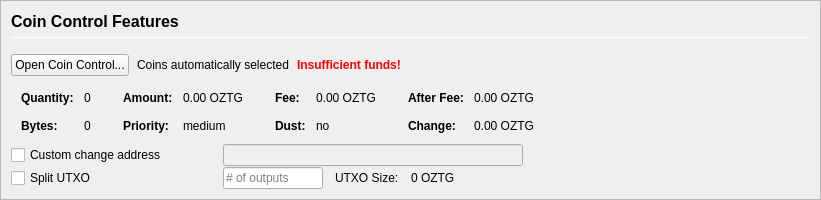
         <widget class="QFrame" name="frameCoinControl">
          <property name="sizePolicy">
           <sizepolicy hsizetype="Expanding" vsizetype="Expanding">
            <horstretch>0</horstretch>
            <verstretch>0</verstretch>
           </sizepolicy>
          </property>
          <property name="maximumSize">
           <size>
            <width>16777215</width>
            <height>16777215</height>
           </size>
          </property>
          <property name="frameShape">
           <enum>QFrame::StyledPanel</enum>
          </property>
          <property name="frameShadow">
           <enum>QFrame::Sunken</enum>
          </property>
          <layout class="QVBoxLayout" name="verticalLayoutCoinControl2">
           <property name="spacing">
            <number>0</number>
           </property>
           <property name="leftMargin">
            <number>0</number>
           </property>
           <property name="topMargin">
            <number>0</number>
           </property>
           <property name="rightMargin">
            <number>0</number>
           </property>
           <property name="bottomMargin">
            <number>0</number>
           </property>
           <item>
            <widget class="QFrame" name="frameCoinControl_BG">
             <layout class="QVBoxLayout" name="verticalLayoutCoinControl" stretch="0,0,0,0,0,0">
              <property name="spacing">
               <number>1</number>
              </property>
              <property name="leftMargin">
               <number>10</number>
              </property>
              <property name="topMargin">
               <number>10</number>
              </property>
              <item>
               <layout class="QHBoxLayout" name="horizontalLayoutCoinControl1">
                <property name="bottomMargin">
                 <number>15</number>
                </property>
                <item>
                 <layout class="QVBoxLayout" name="verticalLayout_3">
                  <property name="spacing">
                   <number>6</number>
                  </property>
                  <item>
                   <widget class="QLabel" name="labelCoinControlFeatures">
                    <property name="sizePolicy">
                     <sizepolicy hsizetype="Preferred" vsizetype="Maximum">
                      <horstretch>0</horstretch>
                      <verstretch>0</verstretch>
                     </sizepolicy>
                    </property>
                    <property name="minimumSize">
                     <size>
                      <width>0</width>
                      <height>20</height>
                     </size>
                    </property>
                    <property name="font">
                     <font>
                      <pointsize>12</pointsize>
                      <weight>75</weight>
                      <bold>true</bold>
                     </font>
                    </property>
                    <property name="styleSheet">
                     <string notr="true">font-weight:bold;</string>
                    </property>
                    <property name="text">
                     <string>Coin Control Features</string>
                    </property>
                   </widget>
                  </item>
                  <item>
                   <widget class="Line" name="line">
                    <property name="minimumSize">
                     <size>
                      <width>0</width>
                      <height>1</height>
                     </size>
                    </property>
                    <property name="maximumSize">
                     <size>
                      <width>16777215</width>
                      <height>1</height>
                     </size>
                    </property>
                    <property name="orientation">
                     <enum>Qt::Horizontal</enum>
                    </property>
                   </widget>
                  </item>
                 </layout>
                </item>
               </layout>
              </item>
              <item>
               <layout class="QHBoxLayout" name="horizontalLayoutCoinControl2" stretch="0,0,0,0">
                <property name="spacing">
                 <number>8</number>
                </property>
                <property name="bottomMargin">
                 <number>10</number>
                </property>
                <item>
                 <widget class="QPushButton" name="pushButtonCoinControl">
                  <property name="styleSheet">
                   <string notr="true"/>
                  </property>
                  <property name="text">
                   <string>Open Coin Control...</string>
                  </property>
                  <property name="autoDefault">
                   <bool>false</bool>
                  </property>
                 </widget>
                </item>
                <item>
                 <widget class="QLabel" name="labelCoinControlAutomaticallySelected">
                  <property name="text">
                   <string>Coins automatically selected</string>
                  </property>
                  <property name="margin">
                   <number>5</number>
                  </property>
                 </widget>
                </item>
                <item>
                 <widget class="QLabel" name="labelCoinControlInsuffFunds">
                  <property name="font">
                   <font>
                    <weight>75</weight>
                    <bold>true</bold>
                   </font>
                  </property>
                  <property name="styleSheet">
                   <string notr="true">color:red;font-weight:bold;</string>
                  </property>
                  <property name="text">
                   <string>Insufficient funds!</string>
                  </property>
                  <property name="margin">
                   <number>5</number>
                  </property>
                 </widget>
                </item>
                <item>
                 <spacer name="horizontalSpacerCoinControl">
                  <property name="orientation">
                   <enum>Qt::Horizontal</enum>
                  </property>
                  <property name="sizeHint" stdset="0">
                   <size>
                    <width>40</width>
                    <height>1</height>
                   </size>
                  </property>
                 </spacer>
                </item>
               </layout>
              </item>
              <item>
               <widget class="QWidget" name="widgetCoinControl" native="true">
                <property name="sizePolicy">
                 <sizepolicy hsizetype="Preferred" vsizetype="Preferred">
                  <horstretch>0</horstretch>
                  <verstretch>0</verstretch>
                 </sizepolicy>
                </property>
                <property name="minimumSize">
                 <size>
                  <width>0</width>
                  <height>0</height>
                 </size>
                </property>
                <property name="styleSheet">
                 <string notr="true"/>
                </property>
                <layout class="QHBoxLayout" name="horizontalLayoutCoinControl5">
                 <property name="leftMargin">
                  <number>0</number>
                 </property>
                 <property name="topMargin">
                  <number>0</number>
                 </property>
                 <property name="rightMargin">
                  <number>0</number>
                 </property>
                 <property name="bottomMargin">
                  <number>0</number>
                 </property>
                 <item>
                  <layout class="QHBoxLayout" name="horizontalLayoutCoinControl3" stretch="0,0,0,1">
                   <property name="spacing">
                    <number>20</number>
                   </property>
                   <property name="topMargin">
                    <number>0</number>
                   </property>
                   <property name="bottomMargin">
                    <number>10</number>
                   </property>
                   <item>
                    <layout class="QFormLayout" name="formLayoutCoinControl1">
                     <property name="horizontalSpacing">
                      <number>10</number>
                     </property>
                     <property name="verticalSpacing">
                      <number>14</number>
                     </property>
                     <property name="leftMargin">
                      <number>10</number>
                     </property>
                     <property name="topMargin">
                      <number>4</number>
                     </property>
                     <property name="rightMargin">
                      <number>6</number>
                     </property>
                     <item row="0" column="0">
                      <widget class="QLabel" name="labelCoinControlQuantityText">
                       <property name="font">
                        <font>
                         <weight>75</weight>
                         <bold>true</bold>
                        </font>
                       </property>
                       <property name="text">
                        <string>Quantity:</string>
                       </property>
                       <property name="margin">
                        <number>0</number>
                       </property>
                      </widget>
                     </item>
                     <item row="0" column="1">
                      <widget class="QLabel" name="labelCoinControlQuantity">
                       <property name="cursor">
                        <cursorShape>IBeamCursor</cursorShape>
                       </property>
                       <property name="contextMenuPolicy">
                        <enum>Qt::ActionsContextMenu</enum>
                       </property>
                       <property name="text">
                        <string notr="true">0</string>
                       </property>
                       <property name="margin">
                        <number>0</number>
                       </property>
                       <property name="textInteractionFlags">
                        <set>Qt::LinksAccessibleByMouse|Qt::TextSelectableByKeyboard|Qt::TextSelectableByMouse</set>
                       </property>
                      </widget>
                     </item>
                     <item row="1" column="0">
                      <widget class="QLabel" name="labelCoinControlBytesText">
                       <property name="font">
                        <font>
                         <weight>75</weight>
                         <bold>true</bold>
                        </font>
                       </property>
                       <property name="text">
                        <string>Bytes:</string>
                       </property>
                      </widget>
                     </item>
                     <item row="1" column="1">
                      <widget class="QLabel" name="labelCoinControlBytes">
                       <property name="cursor">
                        <cursorShape>IBeamCursor</cursorShape>
                       </property>
                       <property name="contextMenuPolicy">
                        <enum>Qt::ActionsContextMenu</enum>
                       </property>
                       <property name="text">
                        <string notr="true">0</string>
                       </property>
                       <property name="textInteractionFlags">
                        <set>Qt::LinksAccessibleByMouse|Qt::TextSelectableByKeyboard|Qt::TextSelectableByMouse</set>
                       </property>
                      </widget>
                     </item>
                    </layout>
                   </item>
                   <item>
                    <layout class="QFormLayout" name="formLayoutCoinControl2">
                     <property name="horizontalSpacing">
                      <number>10</number>
                     </property>
                     <property name="verticalSpacing">
                      <number>14</number>
                     </property>
                     <property name="leftMargin">
                      <number>6</number>
                     </property>
                     <property name="topMargin">
                      <number>4</number>
                     </property>
                     <property name="rightMargin">
                      <number>6</number>
                     </property>
                     <item row="0" column="0">
                      <widget class="QLabel" name="labelCoinControlAmountText">
                       <property name="font">
                        <font>
                         <weight>75</weight>
                         <bold>true</bold>
                        </font>
                       </property>
                       <property name="text">
                        <string>Amount:</string>
                       </property>
                       <property name="margin">
                        <number>0</number>
                       </property>
                      </widget>
                     </item>
                     <item row="0" column="1">
                      <widget class="QLabel" name="labelCoinControlAmount">
                       <property name="cursor">
                        <cursorShape>IBeamCursor</cursorShape>
                       </property>
                       <property name="contextMenuPolicy">
                        <enum>Qt::ActionsContextMenu</enum>
                       </property>
                       <property name="text">
                        <string notr="true">0.00 OZTG</string>
                       </property>
                       <property name="textInteractionFlags">
                        <set>Qt::LinksAccessibleByMouse|Qt::TextSelectableByKeyboard|Qt::TextSelectableByMouse</set>
                       </property>
                      </widget>
                     </item>
                     <item row="1" column="0">
                      <widget class="QLabel" name="labelCoinControlPriorityText">
                       <property name="font">
                        <font>
                         <weight>75</weight>
                         <bold>true</bold>
                        </font>
                       </property>
                       <property name="text">
                        <string>Priority:</string>
                       </property>
                      </widget>
                     </item>
                     <item row="1" column="1">
                      <widget class="QLabel" name="labelCoinControlPriority">
                       <property name="cursor">
                        <cursorShape>IBeamCursor</cursorShape>
                       </property>
                       <property name="contextMenuPolicy">
                        <enum>Qt::ActionsContextMenu</enum>
                       </property>
                       <property name="text">
                        <string>medium</string>
                       </property>
                       <property name="textInteractionFlags">
                        <set>Qt::LinksAccessibleByMouse|Qt::TextSelectableByKeyboard|Qt::TextSelectableByMouse</set>
                       </property>
                      </widget>
                     </item>
                    </layout>
                   </item>
                   <item>
                    <layout class="QFormLayout" name="formLayoutCoinControl3">
                     <property name="horizontalSpacing">
                      <number>10</number>
                     </property>
                     <property name="verticalSpacing">
                      <number>14</number>
                     </property>
                     <property name="leftMargin">
                      <number>6</number>
                     </property>
                     <property name="topMargin">
                      <number>4</number>
                     </property>
                     <property name="rightMargin">
                      <number>6</number>
                     </property>
                     <item row="0" column="0">
                      <widget class="QLabel" name="labelCoinControlFeeText">
                       <property name="font">
                        <font>
                         <weight>75</weight>
                         <bold>true</bold>
                        </font>
                       </property>
                       <property name="text">
                        <string>Fee:</string>
                       </property>
                       <property name="margin">
                        <number>0</number>
                       </property>
                      </widget>
                     </item>
                     <item row="0" column="1">
                      <widget class="QLabel" name="labelCoinControlFee">
                       <property name="cursor">
                        <cursorShape>IBeamCursor</cursorShape>
                       </property>
                       <property name="contextMenuPolicy">
                        <enum>Qt::ActionsContextMenu</enum>
                       </property>
                       <property name="text">
                        <string notr="true">0.00 OZTG</string>
                       </property>
                       <property name="textInteractionFlags">
                        <set>Qt::LinksAccessibleByMouse|Qt::TextSelectableByKeyboard|Qt::TextSelectableByMouse</set>
                       </property>
                      </widget>
                     </item>
                     <item row="1" column="0">
                      <widget class="QLabel" name="labelCoinControlLowOutputText">
                       <property name="font">
                        <font>
                         <weight>75</weight>
                         <bold>true</bold>
                        </font>
                       </property>
                       <property name="text">
                        <string>Dust:</string>
                       </property>
                      </widget>
                     </item>
                     <item row="1" column="1">
                      <widget class="QLabel" name="labelCoinControlLowOutput">
                       <property name="cursor">
                        <cursorShape>IBeamCursor</cursorShape>
                       </property>
                       <property name="contextMenuPolicy">
                        <enum>Qt::ActionsContextMenu</enum>
                       </property>
                       <property name="text">
                        <string>no</string>
                       </property>
                       <property name="textInteractionFlags">
                        <set>Qt::LinksAccessibleByMouse|Qt::TextSelectableByKeyboard|Qt::TextSelectableByMouse</set>
                       </property>
                      </widget>
                     </item>
                    </layout>
                   </item>
                   <item>
                    <layout class="QFormLayout" name="formLayoutCoinControl4">
                     <property name="horizontalSpacing">
                      <number>10</number>
                     </property>
                     <property name="verticalSpacing">
                      <number>14</number>
                     </property>
                     <property name="leftMargin">
                      <number>6</number>
                     </property>
                     <property name="topMargin">
                      <number>4</number>
                     </property>
                     <property name="rightMargin">
                      <number>6</number>
                     </property>
                     <item row="0" column="0">
                      <widget class="QLabel" name="labelCoinControlAfterFeeText">
                       <property name="font">
                        <font>
                         <weight>75</weight>
                         <bold>true</bold>
                        </font>
                       </property>
                       <property name="text">
                        <string>After Fee:</string>
                       </property>
                       <property name="margin">
                        <number>0</number>
                       </property>
                      </widget>
                     </item>
                     <item row="0" column="1">
                      <widget class="QLabel" name="labelCoinControlAfterFee">
                       <property name="cursor">
                        <cursorShape>IBeamCursor</cursorShape>
                       </property>
                       <property name="contextMenuPolicy">
                        <enum>Qt::ActionsContextMenu</enum>
                       </property>
                       <property name="text">
                        <string notr="true">0.00 OZTG</string>
                       </property>
                       <property name="textInteractionFlags">
                        <set>Qt::LinksAccessibleByMouse|Qt::TextSelectableByKeyboard|Qt::TextSelectableByMouse</set>
                       </property>
                      </widget>
                     </item>
                     <item row="1" column="0">
                      <widget class="QLabel" name="labelCoinControlChangeText">
                       <property name="font">
                        <font>
                         <weight>75</weight>
                         <bold>true</bold>
                        </font>
                       </property>
                       <property name="text">
                        <string>Change:</string>
                       </property>
                      </widget>
                     </item>
                     <item row="1" column="1">
                      <widget class="QLabel" name="labelCoinControlChange">
                       <property name="cursor">
                        <cursorShape>IBeamCursor</cursorShape>
                       </property>
                       <property name="contextMenuPolicy">
                        <enum>Qt::ActionsContextMenu</enum>
                       </property>
                       <property name="text">
                        <string notr="true">0.00 OZTG</string>
                       </property>
                       <property name="textInteractionFlags">
                        <set>Qt::LinksAccessibleByMouse|Qt::TextSelectableByKeyboard|Qt::TextSelectableByMouse</set>
                       </property>
                      </widget>
                     </item>
                    </layout>
                   </item>
                  </layout>
                 </item>
                </layout>
               </widget>
              </item>
              <item>
               <layout class="QHBoxLayout" name="horizontalLayoutCoinControl4">
                <property name="spacing">
                 <number>12</number>
                </property>
                <property name="sizeConstraint">
                 <enum>QLayout::SetDefaultConstraint</enum>
                </property>
                <property name="topMargin">
                 <number>0</number>
                </property>
                <property name="rightMargin">
                 <number>0</number>
                </property>
                <item>
                 <widget class="QCheckBox" name="checkBoxCoinControlChange">
                  <property name="sizePolicy">
                   <sizepolicy hsizetype="Preferred" vsizetype="Preferred">
                    <horstretch>0</horstretch>
                    <verstretch>0</verstretch>
                   </sizepolicy>
                  </property>
                  <property name="minimumSize">
                   <size>
                    <width>200</width>
                    <height>0</height>
                   </size>
                  </property>
                  <property name="maximumSize">
                   <size>
                    <width>200</width>
                    <height>16777215</height>
                   </size>
                  </property>
                  <property name="toolTip">
                   <string>If this is activated, but the change address is empty or invalid, change will be sent to a newly generated address.</string>
                  </property>
                  <property name="text">
                   <string>Custom change address</string>
                  </property>
                 </widget>
                </item>
                <item>
                 <widget class="QValidatedLineEdit" name="lineEditCoinControlChange">
                  <property name="enabled">
                   <bool>false</bool>
                  </property>
                  <property name="sizePolicy">
                   <sizepolicy hsizetype="Preferred" vsizetype="Preferred">
                    <horstretch>0</horstretch>
                    <verstretch>0</verstretch>
                   </sizepolicy>
                  </property>
                  <property name="minimumSize">
                   <size>
                    <width>300</width>
                    <height>0</height>
                   </size>
                  </property>
                 </widget>
                </item>
                <item>
                 <widget class="QLabel" name="labelCoinControlChangeLabel">
                  <property name="sizePolicy">
                   <sizepolicy hsizetype="Preferred" vsizetype="Preferred">
                    <horstretch>0</horstretch>
                    <verstretch>0</verstretch>
                   </sizepolicy>
                  </property>
                  <property name="minimumSize">
                   <size>
                    <width>100</width>
                    <height>0</height>
                   </size>
                  </property>
                  <property name="text">
                   <string/>
                  </property>
                  <property name="margin">
                   <number>3</number>
                  </property>
                 </widget>
                </item>
               </layout>
              </item>
              <item>
               <layout class="QHBoxLayout" name="horizontalLayoutCoinControl6">
                <property name="spacing">
                 <number>12</number>
                </property>
                <property name="rightMargin">
                 <number>0</number>
                </property>
                <item>
                 <widget class="QCheckBox" name="splitBlockCheckBox">
                  <property name="sizePolicy">
                   <sizepolicy hsizetype="Preferred" vsizetype="Preferred">
                    <horstretch>0</horstretch>
                    <verstretch>0</verstretch>
                   </sizepolicy>
                  </property>
                  <property name="minimumSize">
                   <size>
                    <width>200</width>
                    <height>0</height>
                   </size>
                  </property>
                  <property name="maximumSize">
                   <size>
                    <width>200</width>
                    <height>16777215</height>
                   </size>
                  </property>
                  <property name="text">
                   <string>Split UTXO</string>
                  </property>
                 </widget>
                </item>
                <item>
                 <widget class="QLineEdit" name="splitBlockLineEdit">
                  <property name="sizePolicy">
                   <sizepolicy hsizetype="Preferred" vsizetype="Preferred">
                    <horstretch>50</horstretch>
                    <verstretch>0</verstretch>
                   </sizepolicy>
                  </property>
                  <property name="minimumSize">
                   <size>
                    <width>100</width>
                    <height>0</height>
                   </size>
                  </property>
                  <property name="maximumSize">
                   <size>
                    <width>100</width>
                    <height>16777215</height>
                   </size>
                  </property>
                  <property name="placeholderText">
                   <string># of outputs</string>
                  </property>
                 </widget>
                </item>
                <item>
                 <widget class="QLabel" name="labelBlockSizeText">
                  <property name="text">
                   <string>UTXO Size:</string>
                  </property>
                 </widget>
                </item>
                <item>
                 <widget class="QLabel" name="labelBlockSize">
                  <property name="text">
                   <string>0 OZTG</string>
                  </property>
                 </widget>
                </item>
                <item>
                 <spacer name="horizontalSpacer_7">
                  <property name="orientation">
                   <enum>Qt::Horizontal</enum>
                  </property>
                  <property name="sizeHint" stdset="0">
                   <size>
                    <width>40</width>
                    <height>20</height>
                   </size>
                  </property>
                 </spacer>
                </item>
               </layout>
              </item>
              <item>
               <spacer name="verticalSpacerCoinControl">
                <property name="orientation">
                 <enum>Qt::Vertical</enum>
                </property>
                <property name="sizeHint" stdset="0">
                 <size>
                  <width>800</width>
                  <height>1</height>
                 </size>
                </property>
               </spacer>
              </item>
             </layout>
            </widget>
           </item>
          </layout>
         </widget>
